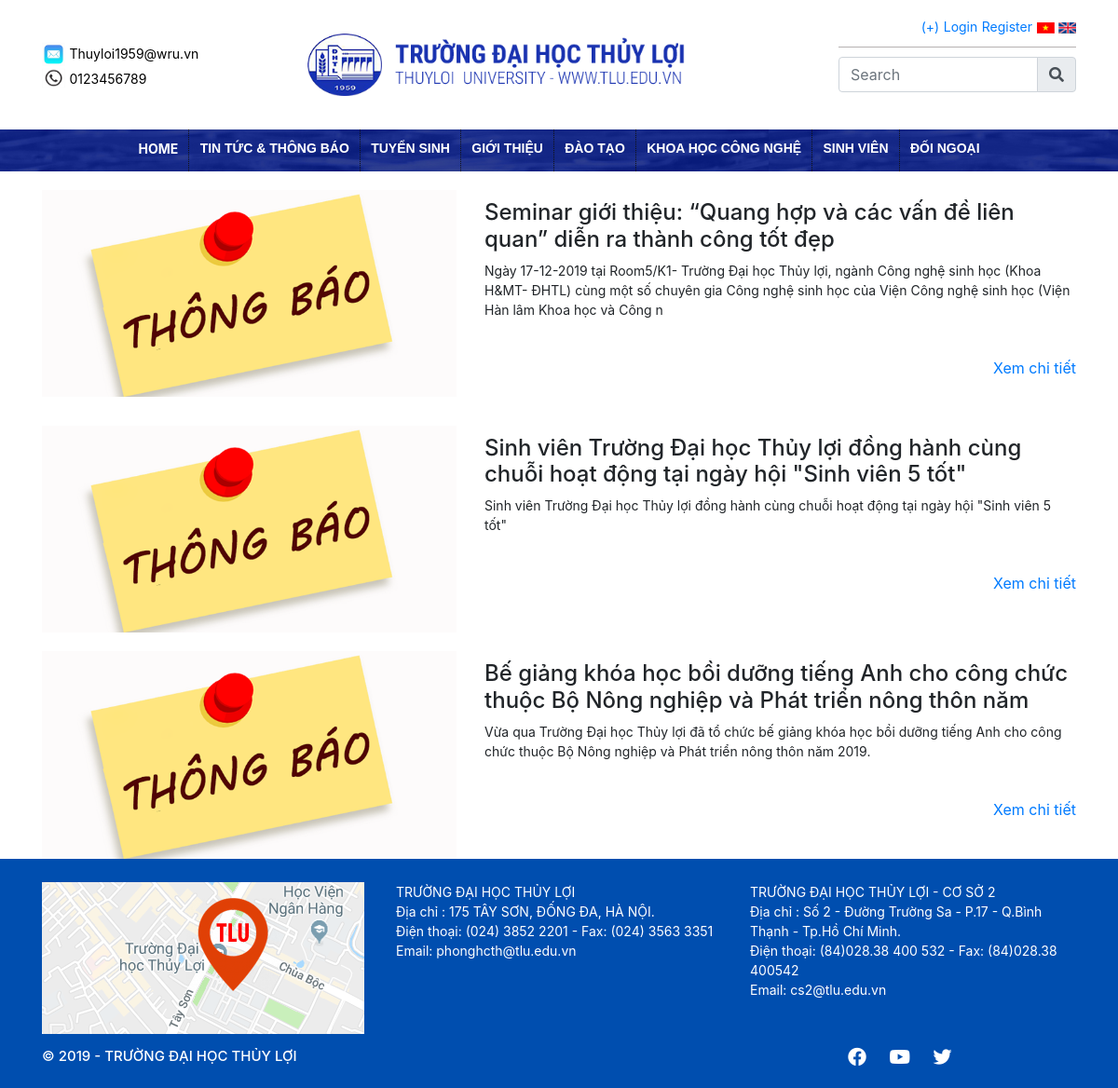
Page /index.php?category=tintuc on the committed database.
### tables this page shows
CREATE TABLE `posts` (
  `Id_Post` int(11) UNSIGNED NOT NULL,
  `title` varchar(1000) NOT NULL,
  `category` varchar(255) DEFAULT NULL,
  `description` text NOT NULL,
  `content` text NOT NULL,
  `author` varchar(1000) NOT NULL,
  `datecreated` datetime NOT NULL DEFAULT current_timestamp()
);

### list-post.php (the view)
<?php
    if(isset($_GET['category'])){
        $danhmuc=$_GET['category'];
    } else {
        $danhmuc= '';
    }
?>
<div class="container">
    <div class="list-post">
        <div class="row">
            <?php
            if($danhmuc=="all") {
                $sql = "SELECT * FROM posts";
            } else {
                $sql = "SELECT * FROM posts WHERE category = '$danhmuc'";
            }
                            $req=mysqli_query($conn, $sql);
                                while($row=mysqli_fetch_array($req)) {
                    ?>
            <div class="post-item d-flex flex-row">
                <div class="col-lg-5">
                    <img src="./img/thong-bao.png" alt="" style="width: 100%;
        max-height: 250px;padding-top:20px">
                </div>
                <div class="col-lg-7">
                    <div style="padding:30px 0px">
                        <h4><?= $row['title']; ?></h4>
                        <p class="description"><?= $row['description']; ?></p>
                        <br>
                        <a href="index.php?category=<?= $row['category']; ?>&&post=<?= $row['Id_Post']; ?>"
                            style="float:right; text-decoration: none;"> Xem chi tiết</a>
                        <br>
                    </div>
                </div>
            </div>
            <?php } ?>
        </div>
    </div>
</div>

### CSS/project_BN.css (style rules this page uses)
body { margin: 0; padding: 0; }
.list-post p.description { font-size: 14px; }

### rows in the picture
posts: title "Seminar giới thiệu: “Quang hợp và các vấn đề liên quan” diễn ra thành công tốt đẹp", description "Ngày 17-12-2019 tại Room5/K1- Trường Đại học Thủy lợi, ngành Công nghệ sinh học (Khoa H&MT- ĐHTL) cùng một số chuyên gia Công nghệ sinh học của Viện Công nghệ sinh học (Viện Hàn lâm Khoa học và Công n"
posts: title "Sinh viên Trường Đại học Thủy lợi đồng hành cùng chuỗi hoạt động tại ngày hội \"Sinh viên 5 tốt\"", description "Sinh viên Trường Đại học Thủy lợi đồng hành cùng chuỗi hoạt động tại ngày hội \"Sinh viên 5 tốt\""
posts: title "Bế giảng khóa học bồi dưỡng tiếng Anh cho công chức thuộc Bộ Nông nghiệp và Phát triển nông thôn năm", description "Vừa qua Trường Đại học Thủy lợi đã tổ chức bế giảng khóa học bồi dưỡng tiếng Anh cho công chức thuộc Bộ Nông nghiệp và Phát triển nông thôn năm 2019."
